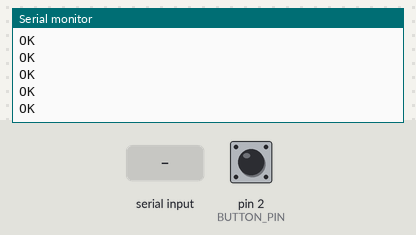
A sketch run on a simulated Arduino Uno, built with avr-gcc and run on an emulated ATmega328P. On the bench: the last lines printed to the serial monitor. The inputs (shaded band) are chosen by the test bench; at power-on: pin 2 (BUTTON_PIN) HIGH. The modem accepts every AT command (registered, SIM ready, sends succeed) and sends nothing else.

Above: at 7.2 s.
7.3 s: pin 2 (BUTTON_PIN) pulled LOW for 0.15 s
At 8.1 s:
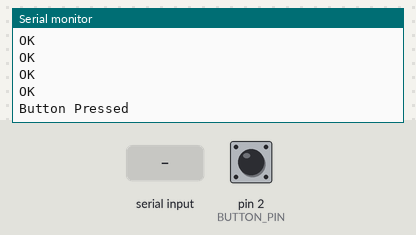
8.9 s: "1" received over the second serial link
At 10.7 s:
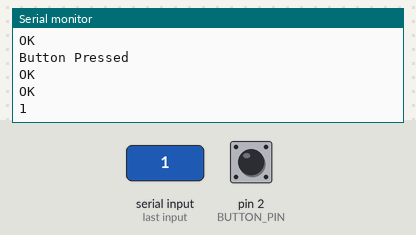

The sketch:

TrackT_src.ino
```cpp
#include <Arduino.h>

#include <SoftwareSerial.h>

#define DEBUG true
#define BUTTON_PIN 2
volatile bool buttonPresses = false;


SoftwareSerial A9GSerial(3, 4); // RX, TX - Define the RX and TX pins for SoftwareSerial 87

String sendData(String command, const int timeout, boolean debug) {
  String response = "";
  A9GSerial.println(command);
  long int time = millis();
  while ( (time + timeout) > millis()) {
    while (A9GSerial.available()) {
      response = A9GSerial.readString();
    }
  }
  if (debug) {
    Serial.print(response);
  }
  return response;
}

void initialization(){
   sendData("AT+GPS=1", 1000, DEBUG); // Turn on GPS
    sendData("AT+CGATT=1", 1000, DEBUG);
    sendData("AT+CGATT=1", 1000, DEBUG);

    sendData("AT+CGDCONT=1,\"IP\",\"APN\"",1000, DEBUG); // Add APN
    sendData("AT+CGACT=1,1",1000, DEBUG);
    sendData("AT+GPS=1", 1000, DEBUG); // Get GPS address

}

// Function to send an SMS
void sendSMS(String phoneNumber, String messageContent, String messageType) {
  sendData("AT+CMGF=1", 1000, DEBUG); // Set SMS to Text Mode
  sendData("AT+CSCS=\"" + messageType + "\"", 1000, DEBUG); // Set character set (e.g., "GSM")
  A9GSerial.print("AT+CMGS=\"");
  A9GSerial.print(phoneNumber);
  A9GSerial.println("\"");
  delay(100);

  A9GSerial.print(messageContent); // Write the SMS content
  delay(100);

  A9GSerial.write(26); // CTRL+Z character to send the SMS
  delay(5000);

  Serial.println("Message Sent!");
}

void setup() {
  Serial.begin(115200);
  A9GSerial.begin(115200);
  pinMode(BUTTON_PIN,INPUT_PULLUP);
  attachInterrupt(digitalPinToInterrupt(BUTTON_PIN),handleButtonPress,FALLING);
  sendData("AT+GPS=1",1000,DEBUG);
  sendData("AT+CGATT=1",1000,DEBUG);
  sendData("AT+CGDCONT=1,\"IP\",\"vodafone\"",1000,DEBUG);
  sendData("AT+CGDCONT=2,\"IP\",\"vodafone\"",1000,DEBUG);
  sendData("AT+CGACT=1,1",1000,DEBUG);
  sendData("AT+CGACT=1,2",1000,DEBUG);
}

void loop(){
  if (buttonPresses){
    String coordinates = sendData("AT+LOCATION=2", 1000, DEBUG);
    sendSMS("+94769054603", "GPS Coordinates: " + coordinates, "GSM");
    delay(2000);
    buttonPresses = false;
  }
}

void handleButtonPress(){
  buttonPresses = true;
  Serial.println("Button Pressed");
}
```

Measured:
- after the input at 7.3 s, the serial monitor: prints a new line at once (image 1)
- after the input at 8.9 s, the serial monitor: prints a new line after 1.0 s (image 2)
